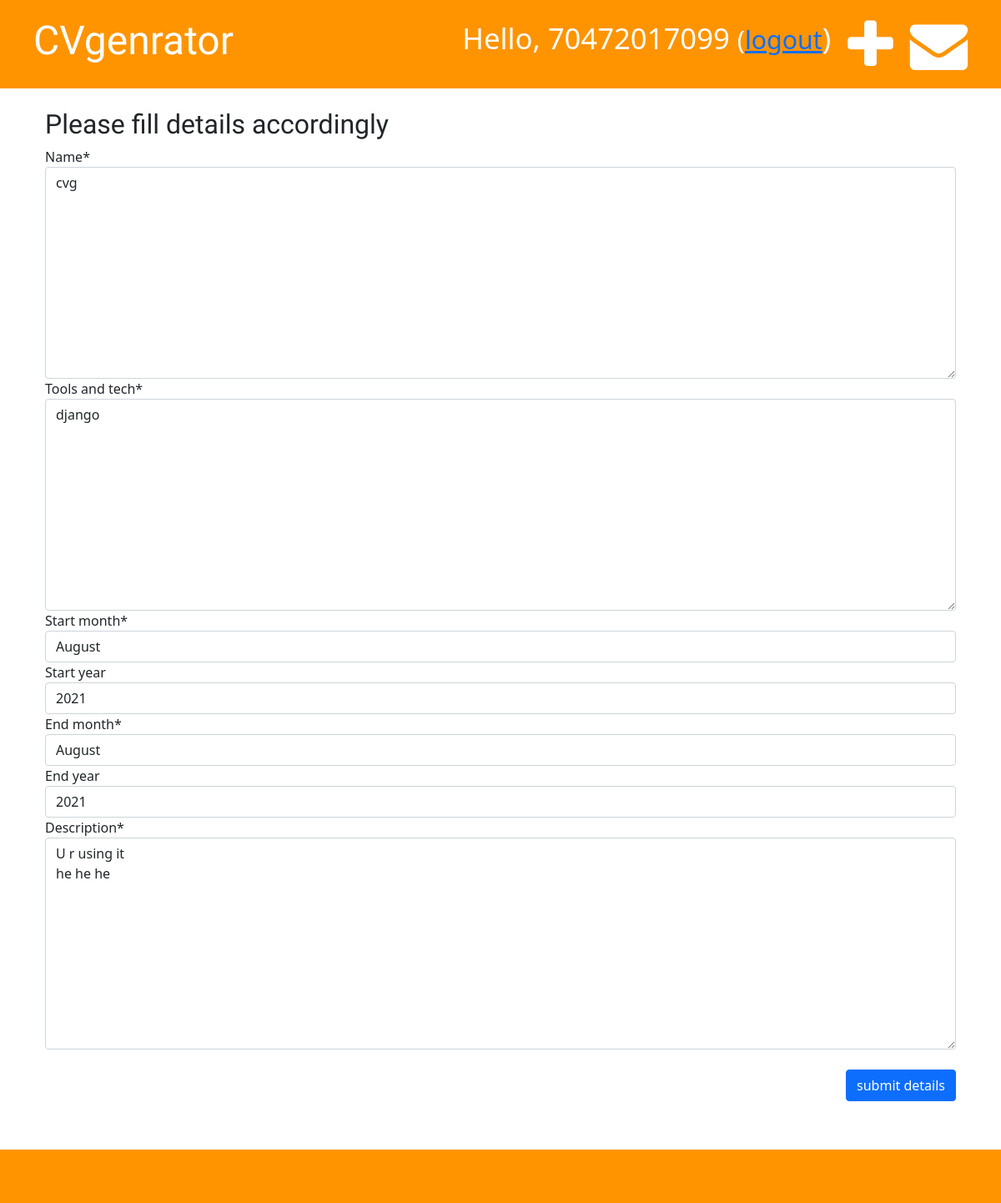
The page /cvg/cv/pd/1/edit/ (signed in) on the database as committed earlier.
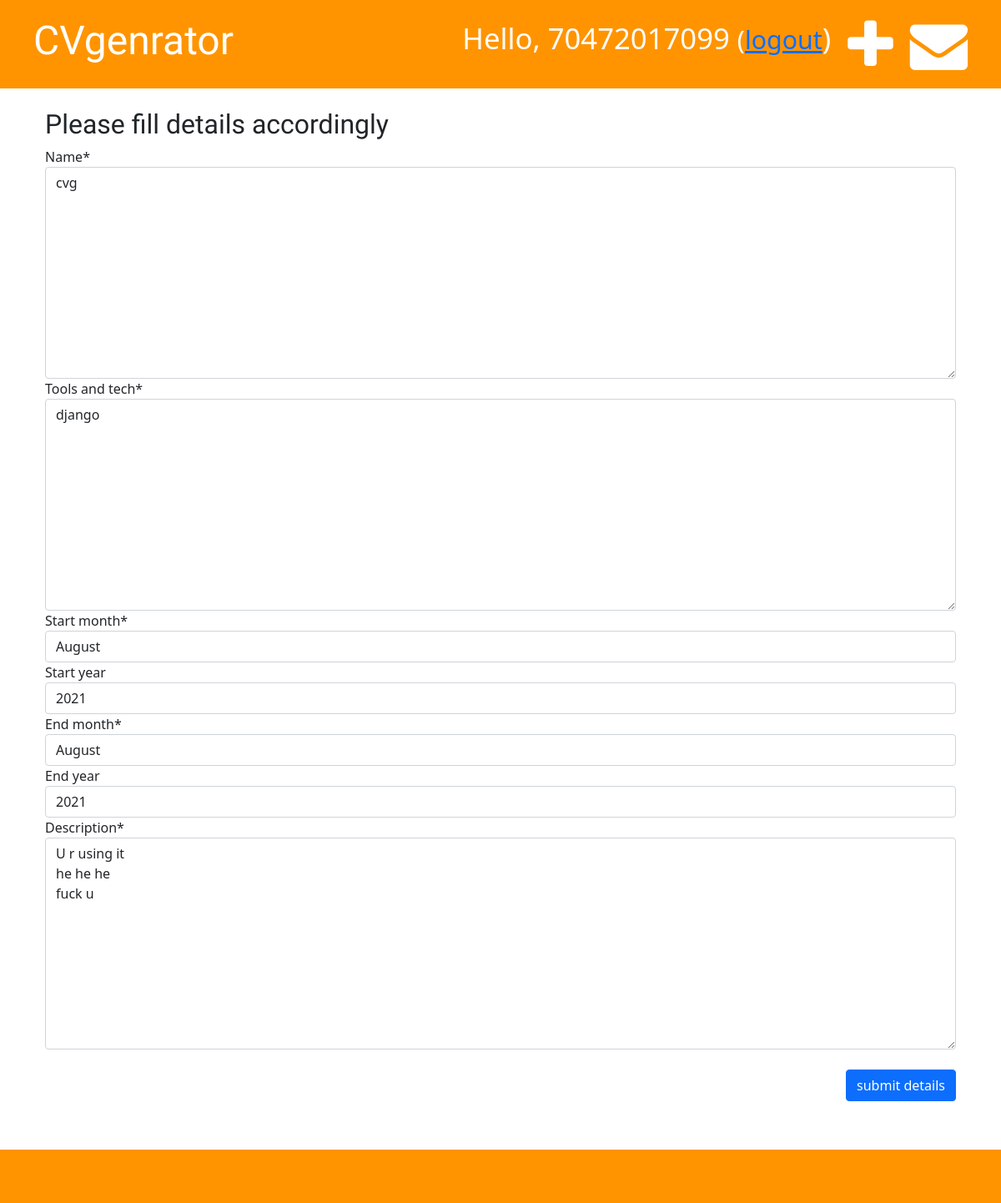
The same page on the database as committed later.
### cvg/models.py (models this page shows, shortened)
class Projects(models.Model):
    cv = models.ForeignKey('cvg.Cv', on_delete=models.CASCADE, related_name='projects')
    name = models.TextField(max_length=100)
    tools_and_tech = models.TextField(max_length=100)
    start_month = models.CharField(max_length=10, choices=months, default='January')
    start_year = models.IntegerField(choices=years, blank=True, null=True)
    end_month = models.CharField(max_length=10, choices=months, default='January')
    end_year = models.IntegerField(choices=years, blank=True, null=True)
    description = models.TextField(max_length=200)
    approved = models.BooleanField(default=True)
    modified_date = models.DateTimeField(default=timezone.now)
    edited_by = models.CharField(max_length=11, blank=True, null=True)

### cvg/views.py (the view)
# urls.py: path('cv/pd/<int:pk>/edit/', views.edit_pd, name='edit_pd'),
@login_required
def edit_pd(request, pk):
    pd = get_object_or_404(Projects, pk=pk)
    if request.method == 'POST':
        form = Projectsform(request.POST, instance=pd)
        if form.is_valid():
            pd = form.save(commit=False)
            pd.edited_by = str(request.user)
            pd.modified_date = timezone.now()
            pd.save()
            return redirect('cvg:cv_detail', pk=pd.cv.pk)
    else:
        form = Projectsform(instance=pd)
    return render(request, 'cvg/form.html', {'form': form})

### cvg/forms.py
class Projectsform(forms.ModelForm):
    class Meta:
        model = Projects
        exclude = ('cv', 'approved', 'edited_by', 'modified_date')

### cvg/templates/cvg/form.html (shortened to what this page needs)
{% extends 'cvg/base.html' %} {% block title %} Adding details! {% endblock %}
{% load crispy_forms_tags %}
{% block content %}
<div class="container pads">
    <h2>Please fill details accordingly</h2>
    <form class="cv-form-blog" method="POST">
        {{ form|crispy }}
        <br>
        <button type="submit" class="btn btn-primary">submit details</button>
    </form>
</div>
    <br>
    <br>
    <br>
{% endblock %}

Rows that differ between the two databases and show on the page:
changed Projects "cvg": description "U r using it he he he" → "U r using it he he he fuck u"
